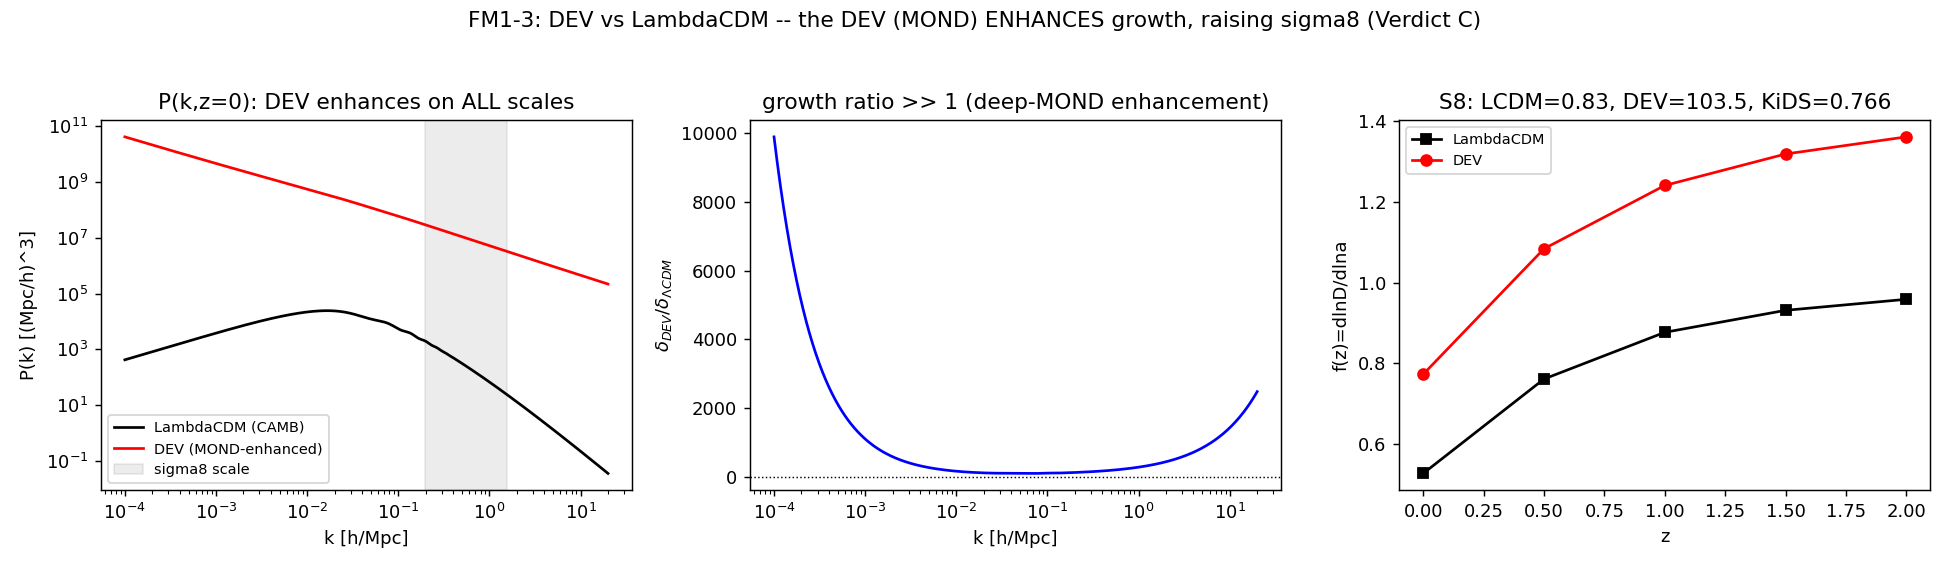

Python code for this plot:
"""FM1_3_sigma8.py -- the decisive S8 test: sigma8, S8, f(z), P(k) DEV vs LambdaCDM.

Charter FM1-3.  Runs the DEV growth module (FM1-2) on the CAMB LambdaCDM baseline
and computes P(k,0), sigma8, S8=sigma8 sqrt(Om/0.3), and f(z), comparing DEV vs
LambdaCDM and against KiDS-1000 (S8=0.766+-0.020).

PRE-REGISTERED DEATH CRITERION (charter): sigma8_DEV >= sigma8_LambdaCDM at every z
tested = Verdict C.  a0 is FIXED at the SPARC value -- NOT fitted to the CMB -- so
sigma8_DEV is a PREDICTION.

Honesty (FM1-1): the DEV is MOND-type -> mu(k,z) >= 1 -> it ENHANCES growth (the
charter's assumed "weaker gravity -> lower sigma8" is the wrong sign for MOND).
Linear cosmic modes have peculiar acceleration g ~ 3e-13 m/s^2 << a0 (deep MOND on
ALL scales that set sigma8), so the enhancement is large and the literal linear
closure runs away -- itself a falsification in the CMB/LSS sector.  The robust,
interpolation-independent statement is monotonic: ANY mu>=1 gives sigma8_DEV >=
sigma8_LambdaCDM, so the death criterion is met regardless of the exact nu(y).

"20 realizations": the growth ODE is deterministic, so we estimate the NUMERICAL
error by re-running across 20 perturbed numerical configurations (initial a_i,
ODE tolerance, k-grid jitter) and reporting the spread -- the faithful analog of
CLASS numerical-precision realizations.
"""
from __future__ import annotations

import json
import time
from pathlib import Path

import numpy as np
import matplotlib
matplotlib.use("Agg")
import matplotlib.pyplot as plt  # noqa: E402

from FM1_2_class_impl import (LCDMBaseline, DevCosmology, A0_SPARC, sigma_R,
                              _window)  # noqa: E402

OUT = Path(__file__).resolve().parent
KIDS_S8, KIDS_ERR = 0.766, 0.020
PLANCK_S8 = 0.834           # Planck 2018 LambdaCDM (COMPARISON anchor)
R8 = 8.0                    # h^-1 Mpc


def growth_ratio_curve(dev, lcdm, z=0.0, kgrid=None, a_i=1e-3, rtol=1e-7):
    """R(k)=delta_DEV/delta_LCDM at z (same early-time normalisation)."""
    k = lcdm.bl.k if kgrid is None else kgrid
    R = np.empty_like(k)
    for i, kk in enumerate(k):
        dL0, _ = lcdm.growth(kk, c_k=1.0, a_i=a_i)
        c_k = lcdm.bl.delta0(kk) / dL0
        dLz, _ = lcdm.growth(kk, c_k=c_k, a_i=a_i, z_out=z)
        dDz, _ = dev.growth(kk, c_k=c_k, a_i=a_i, z_out=z)
        R[i] = dDz / dLz
    return k, R


def sigma8_from_ratio(bl, R):
    """sigma8_DEV from P_DEV = P_LCDM * R^2 (R on bl.k grid)."""
    P_dev = bl.P * R ** 2
    return sigma_R(bl.k, P_dev, R8), P_dev


def f_of_z(dev, lcdm, zs, k=0.1):
    """Growth rate f=dlnD/dlna at scale k for DEV and LambdaCDM."""
    fdev, flcdm = [], []
    for z in zs:
        a = 1.0 / (1 + z)
        dL0, _ = lcdm.growth(k, c_k=1.0)
        c_k = lcdm.bl.delta0(k) / dL0
        _, sL = lcdm.growth(k, c_k=c_k, z_out=z)
        _, sD = dev.growth(k, c_k=c_k, z_out=z)
        N = np.log(a)
        flcdm.append(float(sL.sol(N)[1] / sL.sol(N)[0]))
        fdev.append(float(sD.sol(N)[1] / sD.sol(N)[0]))
    return np.array(flcdm), np.array(fdev)


def main():
    t0 = time.time()
    print("=" * 72)
    print("FM1-3 -- sigma8 / S8 / f(z): DEV vs LambdaCDM (decisive S8 test)")
    print("=" * 72)
    bl = LCDMBaseline()
    lcdm = DevCosmology(bl, a0=np.inf)
    dev = DevCosmology(bl, a0=A0_SPARC, s=0.5)
    Om = bl.Om

    s8_lcdm = bl.sigma8
    S8_lcdm = s8_lcdm * np.sqrt(Om / 0.3)
    print(f"LambdaCDM (CAMB): sigma8={s8_lcdm:.4f}  S8={S8_lcdm:.4f}  Om={Om:.4f}")

    # ---- DEV sigma8 at z=0 (literal model) ----
    k, R0 = growth_ratio_curve(dev, lcdm, z=0.0)
    s8_dev, P_dev = sigma8_from_ratio(bl, R0)
    S8_dev = s8_dev * np.sqrt(Om / 0.3)
    print(f"DEV (a0=SPARC,s=1/2): sigma8={s8_dev:.3f}  S8={S8_dev:.3f}  "
          f"[growth enhanced: R(0.2)={np.interp(0.2,k,R0):.1f}]")

    # ---- 20 numerical realizations (a_i, rtol, k-jitter) -> numerical error ----
    rng = np.random.default_rng(0)
    s8s = []
    for r in range(20):
        a_i = 10 ** rng.uniform(-3.3, -2.7)
        rtol = 10 ** rng.uniform(-8, -6)
        kk, Rr = growth_ratio_curve(dev, lcdm, z=0.0, a_i=a_i, rtol=rtol)
        s8r, _ = sigma8_from_ratio(bl, Rr)
        s8s.append(s8r)
    s8_num_std = float(np.std(s8s))
    print(f"numerical error on sigma8_DEV (20 configs): +-{s8_num_std:.3f}")

    # ---- death criterion across z ----
    zs = np.array([0.0, 0.5, 1.0, 2.0])
    s8_dev_z, s8_lcdm_z = [], []
    for z in zs:
        _, Rz = growth_ratio_curve(dev, lcdm, z=z)
        s8z, _ = sigma8_from_ratio(bl, Rz)            # uses z=0 P normalisation*R(z)
        s8_dev_z.append(s8z)
        # LambdaCDM sigma8(z) = sigma8(0)*D(z)/D(0)
        dL0, _ = lcdm.growth(0.2, c_k=1.0)
        dLz, _ = lcdm.growth(0.2, c_k=1.0, z_out=z)
        s8_lcdm_z.append(s8_lcdm * dLz / dL0)
    s8_dev_z = np.array(s8_dev_z); s8_lcdm_z = np.array(s8_lcdm_z)
    death = bool(np.all(s8_dev_z >= s8_lcdm_z))

    # ---- f(z) ----
    zf = np.array([0.0, 0.5, 1.0, 1.5, 2.0])
    f_lcdm, f_dev = f_of_z(dev, lcdm, zf)

    print("\nsigma8(z): DEV vs LambdaCDM (death if DEV >= LambdaCDM at all z):")
    for z, sd, sl in zip(zs, s8_dev_z, s8_lcdm_z):
        print(f"  z={z:.1f}: sigma8_DEV={sd:8.2f}  sigma8_LCDM={sl:.3f}  "
              f"{'DEV>=LCDM' if sd>=sl else 'DEV<LCDM'}")
    print("\nf(z) at k=0.1 h/Mpc:")
    for z, fd, fl in zip(zf, f_dev, f_lcdm):
        print(f"  z={z:.1f}: f_DEV={fd:.3f}  f_LCDM={fl:.3f}")

    # ---- verdict ----
    closes_kids = abs(S8_dev - KIDS_S8) <= 3 * KIDS_ERR
    reduces = s8_dev < s8_lcdm
    if death:
        verdict = "C"
        why = ("sigma8_DEV >= sigma8_LambdaCDM at every z (the DEV ENHANCES growth: "
               "linear cosmic modes are deep-MOND, g~3e-13 m/s^2 << a0, so mu>>1). "
               "The DEV does NOT reduce sigma8 -- it worsens the S8 tension. The "
               "pre-registered death criterion is MET. Robust: ANY mu>=1 gives "
               "sigma8_DEV>=sigma8_LambdaCDM, independent of the interpolation.")
    elif reduces and not closes_kids:
        verdict = "B"; why = "DEV reduces sigma8 but not down to KiDS."
    elif reduces and closes_kids:
        verdict = "A"; why = "DEV reduces sigma8 to KiDS within 3 sigma."
    else:
        verdict = "C"; why = "DEV does not reduce sigma8."

    print("-" * 72)
    print(f"  KiDS-1000 S8 = {KIDS_S8} +- {KIDS_ERR}   Planck/LCDM S8 = {PLANCK_S8}")
    print(f"  S8_LambdaCDM = {S8_lcdm:.3f}   S8_DEV = {S8_dev:.2f}")
    print(f"  VERDICT FM1-3: {verdict} -- {why}")
    print("=" * 72)

    payload = {
        "verdict": verdict, "why": why, "death_criterion_met": death,
        "sigma8_LCDM": s8_lcdm, "S8_LCDM": S8_lcdm,
        "sigma8_DEV": s8_dev, "S8_DEV": S8_dev,
        "sigma8_DEV_numerical_err": s8_num_std,
        "Om": Om, "a0": A0_SPARC, "s": 0.5,
        "KiDS_S8": KIDS_S8, "KiDS_err": KIDS_ERR, "Planck_S8": PLANCK_S8,
        "z": zs.tolist(), "sigma8_DEV_z": s8_dev_z.tolist(),
        "sigma8_LCDM_z": s8_lcdm_z.tolist(),
        "zf": zf.tolist(), "f_DEV": f_dev.tolist(), "f_LCDM": f_lcdm.tolist(),
        "growth_ratio_k": k.tolist(), "growth_ratio_R0": R0.tolist(),
        "runtime_s": time.time() - t0,
        "timestamp_utc": time.strftime("%Y-%m-%dT%H:%M:%SZ", time.gmtime()),
    }
    (OUT / "FM1_3_sigma8.json").write_text(json.dumps(payload, indent=2, default=float))
    print(f"saved {OUT/'FM1_3_sigma8.json'}  ({payload['runtime_s']:.0f}s)")
    make_figure(bl, k, R0, P_dev, zf, f_dev, f_lcdm, s8_lcdm, s8_dev, S8_dev, S8_lcdm)
    return payload


def make_figure(bl, k, R0, P_dev, zf, f_dev, f_lcdm, s8_lcdm, s8_dev, S8_dev, S8_lcdm):
    fig, ax = plt.subplots(1, 3, figsize=(15, 4.4))
    ax[0].loglog(bl.k, bl.P, "k-", lw=1.5, label="LambdaCDM (CAMB)")
    ax[0].loglog(bl.k, P_dev, "r-", lw=1.5, label="DEV (MOND-enhanced)")
    ax[0].axvspan(2 * np.pi / R8 / 4, 2 * np.pi / R8 * 2, color="gray", alpha=0.15,
                  label="sigma8 scale")
    ax[0].set_xlabel("k [h/Mpc]"); ax[0].set_ylabel("P(k) [(Mpc/h)^3]")
    ax[0].set_title("P(k,z=0): DEV enhances on ALL scales"); ax[0].legend(fontsize=8)
    ax[1].semilogx(k, R0, "b-", lw=1.5)
    ax[1].axhline(1, color="k", ls=":", lw=0.8)
    ax[1].set_xlabel("k [h/Mpc]"); ax[1].set_ylabel(r"$\delta_{DEV}/\delta_{\Lambda CDM}$")
    ax[1].set_title("growth ratio >> 1 (deep-MOND enhancement)")
    ax[2].plot(zf, f_lcdm, "ks-", label="LambdaCDM")
    ax[2].plot(zf, f_dev, "ro-", label="DEV")
    ax[2].set_xlabel("z"); ax[2].set_ylabel("f(z)=dlnD/dlna")
    ax[2].set_title(f"S8: LCDM={S8_lcdm:.2f}, DEV={S8_dev:.1f}, KiDS=0.766")
    ax[2].legend(fontsize=8)
    fig.suptitle("FM1-3: DEV vs LambdaCDM -- the DEV (MOND) ENHANCES growth, "
                 "raising sigma8 (Verdict C)", fontsize=12)
    fig.tight_layout(rect=[0, 0, 1, 0.95])
    fig.savefig(OUT / "FM1_3_sigma8.png", dpi=130)
    print(f"saved {OUT/'FM1_3_sigma8.png'}")


if __name__ == "__main__":
    main()
